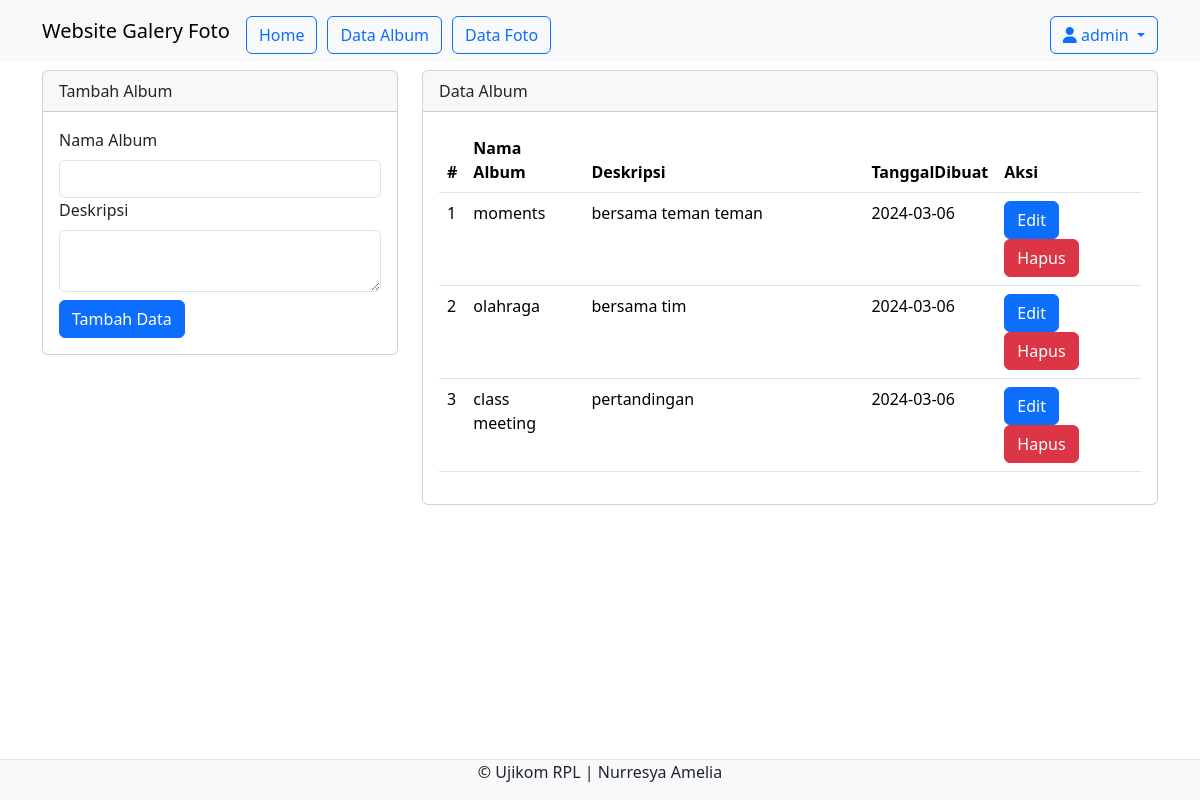
The page /Admin/album.php (signed in) on the database its author committed.
### tables this page shows
CREATE TABLE `user` (
  `userID` int(11) NOT NULL,
  `Username` varchar(255) NOT NULL,
  `Password` varchar(255) NOT NULL,
  `Email` varchar(255) NOT NULL,
  `NamaLengkap` varchar(255) NOT NULL,
  `Alamat` text NOT NULL,
  `Role` varchar(255) NOT NULL DEFAULT 'user'
);

CREATE TABLE `album` (
  `AlbumID` int(11) NOT NULL,
  `NamaAlbum` varchar(255) NOT NULL,
  `Deskripsi` text NOT NULL,
  `TanggalDibuat` date NOT NULL,
  `userID` int(11) NOT NULL
);

### Admin/album.php (the view, shortened to what this page needs)
<?php
$userID = $_SESSION['userID'];
include_once("../config/koneksi.php");
$username = "Username";
$query_user = mysqli_query($koneksi, "SELECT NamaLengkap FROM user WHERE userID = '$userID'");
$data_user = mysqli_fetch_array($query_user);
if ($data_user) {
  $username = $data_user['NamaLengkap'];
}
?>
<!DOCTYPE html>
<html lang="en">
<head>
  <link rel="stylesheet" type="text/css" href="../assets/css/bootstrap.min.css">
  <link rel="stylesheet" href="https://cdnjs.cloudflare.com/ajax/libs/font-awesome/6.5.1/css/all.min.css" />
</head>
<body>
<nav class="navbar navbar-expand-lg bg-body-tertiary">
  <div class="container">
    <a class="navbar-brand" href="index.php">Website Galery Foto</a>
    <div class="collapse navbar-collapse mt-2" id="navbarNavAltMarkup">
      <div class="navbar-nav me-auto">
        <a href="home.php" class="btn btn-outline-primary">Home</a>
        <a href="album.php" class="btn btn-outline-primary">Data Album</a>
        <a href="foto.php" class="btn btn-outline-primary">Data Foto</a>
      </div>
      <div class="navbar-nav ms-auto">
<div class="dropdown">
    <button class="btn btn-outline-primary dropdown-toggle" type="button" id="dropdownMenuButton" data-bs-toggle="dropdown" aria-expanded="false">
        <i class="fas fa-user"></i> <?php echo $username; ?>
    </button>
</div>
      </div>
    </div>
  </div>
</nav>
  <div class="container">
    <div class="row">
      <div class="col-md-4">
        <div class="card mt-2">
          <div class="card-header">Tambah Album</div>
          <div class="card-body">
            <form action="../config/aksi_album.php" method="POST">
              <label class="form-label">Nama Album</label>
              <input type="text" name="namaalbum" class="form-control" required>
              <label class="form-label">Deskripsi</label>
              <textarea class="form-control" name="deskripsi" required></textarea>
              <button type="submit" class="btn btn-primary mt-2" name="tambah">Tambah Data</button>
            </form>
          </div>
        </div>
      </div>
      <div class="col-md-8">
        <div class="card mt-2">
          <div class="card-header">Data Album</div>
          <div class="card-body">
            <table class="table">
              <thead>
                <tr>
                  <th>#</th>
                  <th>Nama Album</th>
                  <th>Deskripsi</th>
                  <th>TanggalDibuat</th>
                  <th>Aksi</th>
                </tr>
              </thead>
              <tbody>
                <?php
                $no = 1;
                $sql = mysqli_query($koneksi, " SELECT * FROM album ");
                while ($data = mysqli_fetch_array($sql)) {
                ?>
                  <tr>
                    <td><?php echo $no++ ?></td>
                    <td><?php echo $data['NamaAlbum'] ?></td>
                    <td width='280px'><?php echo $data['Deskripsi'] ?></td>
                    <td><?php echo $data['TanggalDibuat'] ?></td>
                    <td>
                      <a href="#"><button type="button" class="btn btn-primary" data-bs-toggle="modal" data-bs-target="#edit<?php echo $data['AlbumID'] ?>">
                          Edit
                        </button></a>
                      <a href="#" data-bs-toggle="modal" data-bs-target="#hapus<?php echo $data['AlbumID']; ?>">
                        <button type="button" class="btn btn-danger">Hapus</button>
                      </a>
                    </td>
                  </tr>
                <?php } ?>
              </tbody>
            </table>
          </div>
        </div>
      </div>
    </div>
  </div>
  <footer class="d-flex justify-content-center border-top mt-3 bg-light fixed-bottom">
    <p>&copy; Ujikom RPL | Nurresya Amelia</p>
  </footer>
</body>
</html>

### rows shown on the page
user: NamaLengkap "admin"
album: NamaAlbum "moments", Deskripsi "bersama teman teman", TanggalDibuat "2024-03-06"
album: NamaAlbum "olahraga", Deskripsi "bersama tim", TanggalDibuat "2024-03-06"
album: NamaAlbum "class meeting", Deskripsi "pertandingan", TanggalDibuat "2024-03-06"
